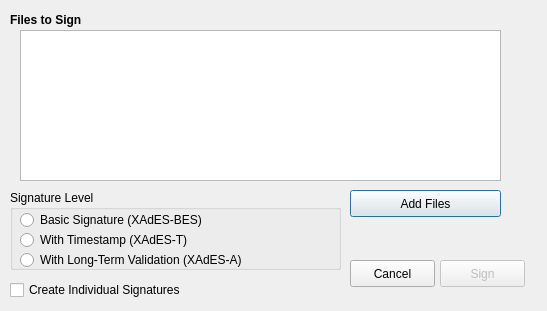
<?xml version="1.0" encoding="UTF-8"?>
<ui version="4.0">
 <class>dlgSignature</class>
 <widget class="QDialog" name="dlgSignature">
  <property name="geometry">
   <rect>
    <x>0</x>
    <y>0</y>
    <width>547</width>
    <height>311</height>
   </rect>
  </property>
  <property name="sizePolicy">
   <sizepolicy hsizetype="Fixed" vsizetype="Fixed">
    <horstretch>0</horstretch>
    <verstretch>0</verstretch>
   </sizepolicy>
  </property>
  <property name="windowTitle">
   <string>File Signature (XAdES)</string>
  </property>
  <property name="windowIcon">
   <iconset>
    <normaloff>../../../../../.designer/backup/Images/Icons/Print.png</normaloff>../../../../../.designer/backup/Images/Icons/Print.png</iconset>
  </property>
  <property name="modal">
   <bool>true</bool>
  </property>
  <widget class="QPushButton" name="pbAddFiles">
   <property name="geometry">
    <rect>
     <x>350</x>
     <y>190</y>
     <width>151</width>
     <height>27</height>
    </rect>
   </property>
   <property name="sizePolicy">
    <sizepolicy hsizetype="Fixed" vsizetype="Minimum">
     <horstretch>0</horstretch>
     <verstretch>0</verstretch>
    </sizepolicy>
   </property>
   <property name="text">
    <string>Add Files</string>
   </property>
  </widget>
  <widget class="QLabel" name="labelHeader">
   <property name="geometry">
    <rect>
     <x>10</x>
     <y>10</y>
     <width>351</width>
     <height>20</height>
    </rect>
   </property>
   <property name="font">
    <font>
     <weight>75</weight>
     <bold>true</bold>
    </font>
   </property>
   <property name="text">
    <string>Files to Sign</string>
   </property>
  </widget>
  <widget class="QPushButton" name="pbCancel">
   <property name="geometry">
    <rect>
     <x>350</x>
     <y>260</y>
     <width>85</width>
     <height>27</height>
    </rect>
   </property>
   <property name="text">
    <string>Cancel</string>
   </property>
  </widget>
  <widget class="QPushButton" name="pbSign">
   <property name="enabled">
    <bool>false</bool>
   </property>
   <property name="geometry">
    <rect>
     <x>440</x>
     <y>260</y>
     <width>85</width>
     <height>27</height>
    </rect>
   </property>
   <property name="text">
    <string>Sign</string>
   </property>
  </widget>
  <widget class="MyListView" name="listView">
   <property name="geometry">
    <rect>
     <x>20</x>
     <y>30</y>
     <width>481</width>
     <height>151</height>
    </rect>
   </property>
  </widget>
  <widget class="QCheckBox" name="checkbox_singlefiles">
   <property name="geometry">
    <rect>
     <x>10</x>
     <y>280</y>
     <width>221</width>
     <height>20</height>
    </rect>
   </property>
   <property name="text">
    <string>Create Individual Signatures</string>
   </property>
  </widget>
  <widget class="QGroupBox" name="groupBox">
   <property name="geometry">
    <rect>
     <x>10</x>
     <y>190</y>
     <width>331</width>
     <height>80</height>
    </rect>
   </property>
   <property name="title">
    <string>Signature Level</string>
   </property>
   <widget class="QRadioButton" name="radioButton_xades_b">
    <property name="geometry">
     <rect>
      <x>10</x>
      <y>20</y>
      <width>291</width>
      <height>20</height>
     </rect>
    </property>
    <property name="text">
     <string>Basic Signature (XAdES-BES)</string>
    </property>
   </widget>
   <widget class="QRadioButton" name="radioButton_xades_t">
    <property name="geometry">
     <rect>
      <x>10</x>
      <y>40</y>
      <width>301</width>
      <height>20</height>
     </rect>
    </property>
    <property name="text">
     <string>With Timestamp (XAdES-T)</string>
    </property>
   </widget>
   <widget class="QRadioButton" name="radioButton_xades_a">
    <property name="geometry">
     <rect>
      <x>10</x>
      <y>60</y>
      <width>311</width>
      <height>20</height>
     </rect>
    </property>
    <property name="text">
     <string>With Long-Term Validation (XAdES-A)</string>
    </property>
   </widget>
  </widget>
 </widget>
 <customwidgets>
  <customwidget>
   <class>MyListView</class>
   <extends>QListView</extends>
   <header>mylistview.h</header>
  </customwidget>
 </customwidgets>
 <resources/>
 <connections/>
</ui>
